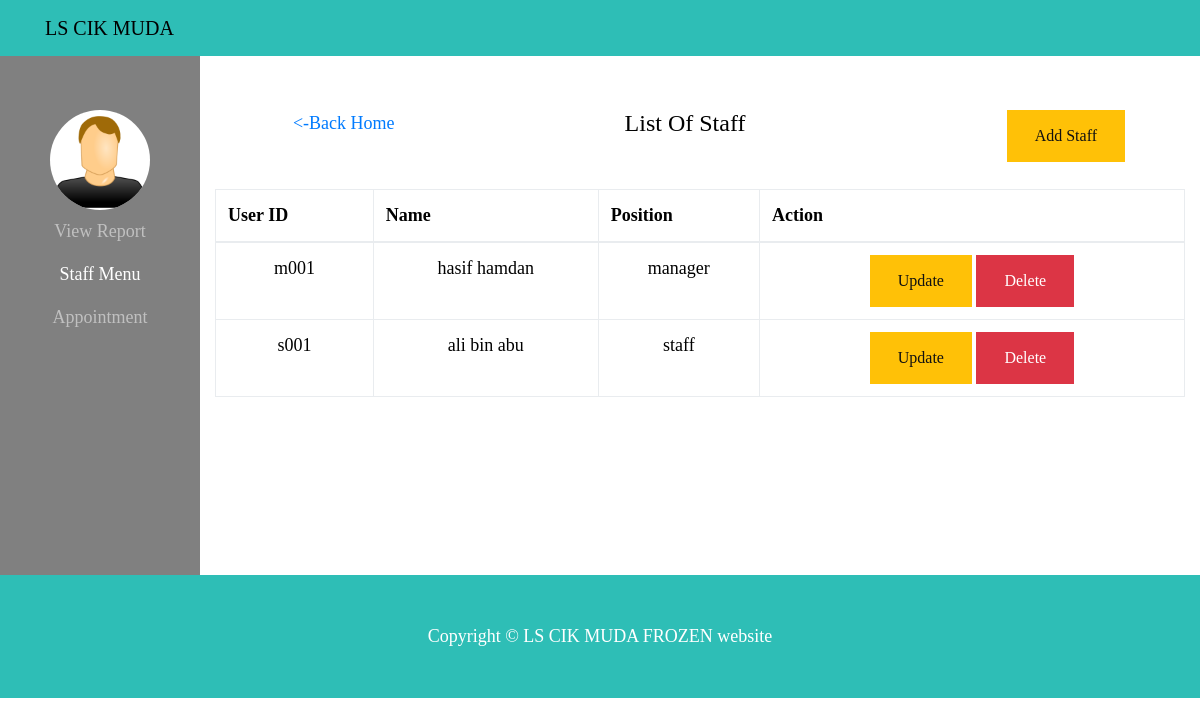
The app's page /manager/staffmenu.php (signed in) with its own data.
### tables this page shows
CREATE TABLE IF NOT EXISTS `user` (
  `userid` varchar(10) NOT NULL,
  `name` varchar(50) NOT NULL,
  `address` varchar(20) NOT NULL,
  `notel` int(20) NOT NULL,
  `email` varchar(50) NOT NULL,
  `position` varchar(10) NOT NULL,
  `password` varchar(20) NOT NULL
);

### manager/staffmenu.php (the view, shortened to what this page needs)
<?php
  include '../connect/dbconfig.php';
?>
<!DOCTYPE html>
<html lang="en">
<head>
  <link href="../vendor/bootstrap/css/bootstrap.css" rel="stylesheet">
  <link href="../css/shop-homepage.css" rel="stylesheet">
</head>
<body>
  <nav class="navbar navbar-expand-lg navbar-dark bg-dark fixed-top">
    <div class="container">
      <a class="navbar-brand" href="#">LS CIK MUDA</a>
    </div>
  </nav>
  <div class="col-lg-12">
    <div class="row">
      <div class="col-2" style="background-color: gray; text-align: center; ">
        <nav class="navbar-dark">
          <br><br>
          <img src="../icon/usericon.png" alt="Avatar" style="width:100px; background-color:white; border-radius: 50%;">
          <div id="navbarResponsive">
            <ul class="navbar-nav ml-auto">
              <li class="nav-item ">
                <a class="nav-link" href="../manager/viewreport.php">View Report</a>
              </li>
              <li class="nav-item active">
                <a class="nav-link" href="#">Staff Menu</a>
              </li>
              <li class="nav-item">
                <a class="nav-link" href="../manager/appointment.php">Appointment</a>
              </li>
            </ul>
          </div>
        </nav>
      </div>
      <div class="col-10" style="background-color: white; text-align: center;">
        <div class="container">
          <br><br>
          <div class="row col-lg-12">
          <div class="col-lg-3"><a href="../manager/managerhome.php"><-Back Home</a></div><div class="col-lg-6"><h4>List Of Staff</h4></div><div class="col-lg-3" style="text-align:right"><button type="button" class="btn btn-warning"  data-toggle="modal" data-target="#myModal">Add Staff</button></div></div>
         </div>
         <br>
        <table class="table table-bordered">
            <thead>
              <tr>
                <th>User ID</th>
                <th>Name</th>
                <th>Position</th>
                <th>Action</th>
              </tr>
            </thead>
            <tbody>
                       <?php
                 $sql1="SELECT * FROM user";
                 $result1=mysqli_query($conn,$sql1);
                 while ($row=mysqli_fetch_assoc($result1)) {
                ?>
                <tr>
                <td><?php echo $row['userid'] ?></td>
                <td><?php echo $row['name']   ?></td>
                <td><?php echo $row['position'] ?></td>
                <td><a type="button" class="btn btn-warning" href="updatestaff.php?varname=<?php echo $row['userid'] ?>">Update</a>&nbsp;<a type="button" class="btn btn-danger" href="deletestaff.php?varname=<?php echo $row['userid'] ?>">Delete</a></td>
                </tr>
                <?php
              }
                ?>
            </tbody>
          </table>
        <br><br><br><br><br><br>
      </div>
    </div>
  </div>
<footer class="py-5 bg-dark">
  <div class="container">
    <p class="m-0 text-center text-white">Copyright &copy; LS CIK MUDA FROZEN website</p>
  </div>
</footer>
</body>
</html>

### css/shop-homepage.css (style rules this page uses)
body { padding-top: 54px; }
@media (min-width: 992px) { body { padding-top: 56px; } }

### records on screen
user: userid "m001", name "hasif hamdan", position "manager"
user: userid "s001", name "ali bin abu", position "staff"
